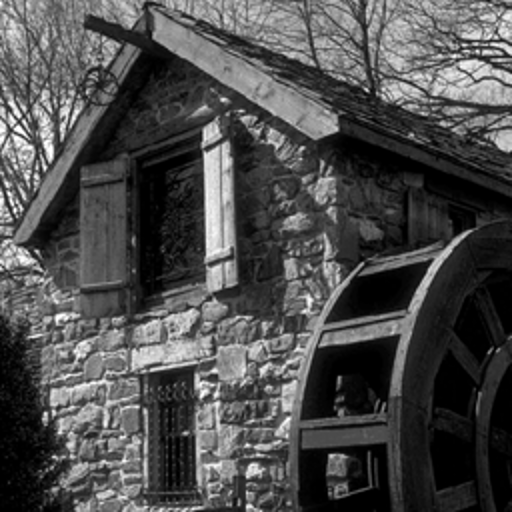
#> input picture TESTImages/A.bmp, 512 x 512 px
$ python -i embedding_howimetyourmark.py   (imports and definitions only)
#> lines starting #> are read from the running program, lines starting #| are printed output that depends on the picture; after the words box and inside, x2 and y2 are one past the last pixel; in counts of white or black regions, pixels touching at a corner belong together
import time
import random
import cv2
import os
import numpy as np
import pywt
from matplotlib import pyplot as plt
from scipy.signal import convolve2d
from math import sqrt
from scipy.ndimage.filters import gaussian_filter
from scipy.signal import medfilt

# Embedding strategy: DWT-SVD with local selection of blocks based on a spatial function and attacks

def wpsnr(img1, img2):
    img1 = np.float32(img1) / 255.0
    img2 = np.float32(img2) / 255.0

    difference = img1 - img2
    same = not np.any(difference)
    if same is True:
        return 9999999
    csf = np.genfromtxt('csf.csv', delimiter=',')
    ew = convolve2d(difference, np.rot90(csf, 2), mode='valid')
    decibels = 20.0 * np.log10(1.0 / sqrt(np.mean(np.mean(ew ** 2))))
    return decibels

def jpeg_compression(img, QF):
    cv2.imwrite('tmp.jpg', img, [int(cv2.IMWRITE_JPEG_QUALITY), QF])
    attacked = cv2.imread('tmp.jpg', 0)
    os.remove('tmp.jpg')
    return attacked

def blur(img, sigma):
    attacked = gaussian_filter(img, sigma)
    return attacked

def awgn(img, std, seed):
    mean = 0.0
    # np.random.seed(seed)
    attacked = img + np.random.normal(mean, std, img.shape)
    attacked = np.clip(attacked, 0, 255)
    return attacked

def sharpening(img, sigma, alpha):
    filter_blurred_f = gaussian_filter(img, sigma)
    attacked = img + alpha * (img - filter_blurred_f)
    return attacked

def median(img, kernel_size):
    attacked = medfilt(img, kernel_size)
    return attacked

def resizing(img, scale):
  from skimage.transform import rescale
  x, y = img.shape
  attacked = rescale(img, scale)
  attacked = rescale(attacked, 1/scale)
  attacked = attacked[:x, :y]
  return attacked

def embedding(original_image, watermark_path="howimetyourmark.npy" ):

#> called with original_image = '../../TESTImages/A.bmp', watermark_path = 'howimetyourmark.npy'
    original_image = cv2.imread(original_image, 0)
#> original_image is the input picture: shape (512, 512); min 0, max 255, mean 76.9

    watermark_size = 1024
    watermark_to_embed = np.load(watermark_path)
#> (reads howimetyourmark_final/howimetyourmark/howimetyourmark.npy from the repository)


    alpha = 4.85  # 8 is the lower limit that can be used
    n_blocks_to_embed = 32
    block_size = 4
    # spatial_functions = ['average', 'median', 'mean', 'max', 'min', 'gaussian', 'laplacian', 'sobel', 'prewitt', 'roberts']
    spatial_function = 'average'
    spatial_weight = 0.33  # 0: no spatial domain, 1: only spatial domain
    attack_weight = 1.0 - spatial_weight


    blocks_to_watermark = []

    blank_image = np.float64(np.zeros((512, 512)))

    start = time.time()

    # [4 lines of commented-out code are left out]

    blur_sigma_values = [0.1, 0.5, 1, 2, [1, 1], [2, 1]]
    for sigma in blur_sigma_values:
        attacked_image_tmp = blur(original_image, sigma)
        blank_image += np.abs(attacked_image_tmp - original_image)
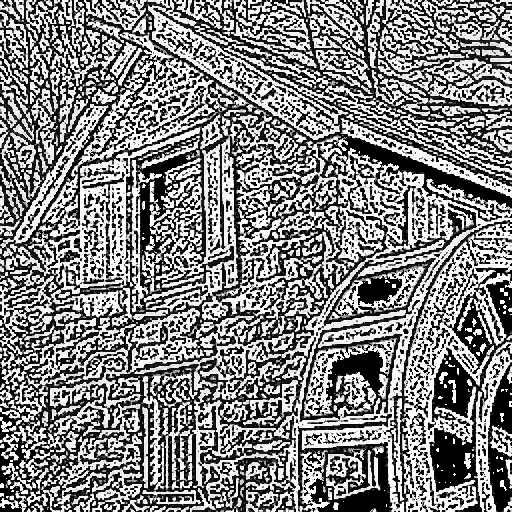
#> blank_image: shape (512, 512) float64; min 0, max 1275, mean 653.1; drawn with min black and max white

    kernel_size = [3, 5, 7, 9, 11]
    for k in kernel_size:
        attacked_image_tmp = median(original_image, k)
        blank_image += np.abs(attacked_image_tmp - original_image)
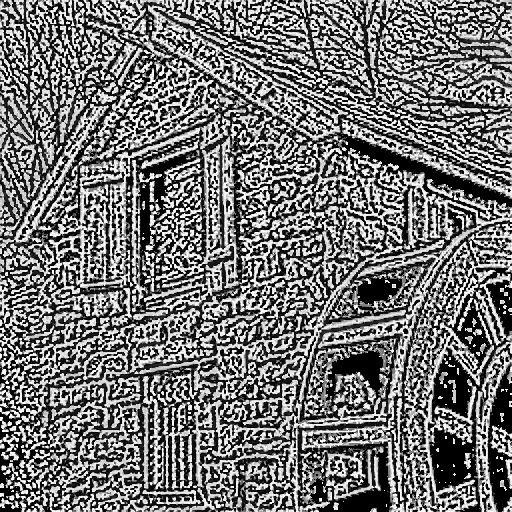
#> blank_image: shape (512, 512) float64; min 0, max 2550, mean 1162.7; drawn with min black and max white

    awgn_std = [0.1, 0.5, 2, 5, 10]
    for std in awgn_std:
        attacked_image_tmp = awgn(original_image, std, 0)
        blank_image += np.abs(attacked_image_tmp - original_image)

    sharpening_sigma_values = [0.1, 0.5, 2, 100]
    sharpening_alpha_values = [0.1, 0.5, 1, 2]
    for sharpening_sigma in sharpening_sigma_values:
        for sharpening_alpha in sharpening_alpha_values:
            attacked_image_tmp = sharpening(original_image, sharpening_sigma, sharpening_alpha)
            blank_image += np.abs(attacked_image_tmp - original_image)
#> this loop made 4 passes
#> pass 2, in sharpening (call 6), `attacked = img + alpha * (img - filter_blurred_f)`:
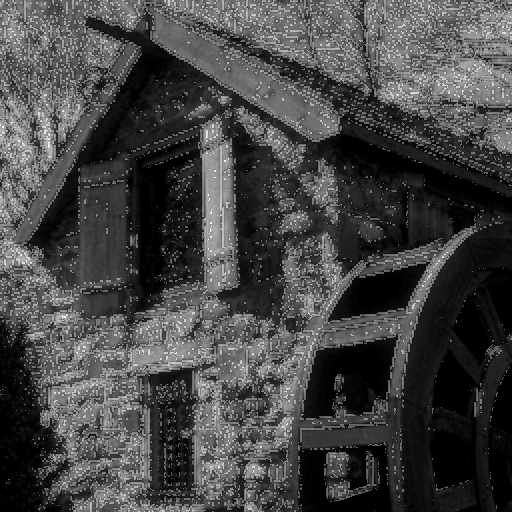
#> attacked: shape (512, 512) float64; min 0, max 361.5, mean 98.6; drawn with min black and max white
#> after the loop:
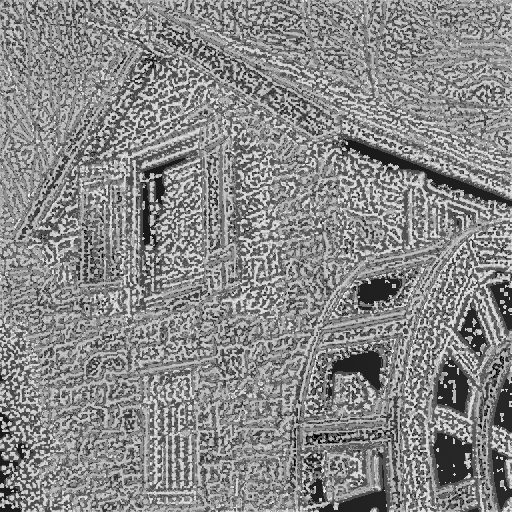
#> blank_image: shape (512, 512) float64; min 11.34, max 3638.6, mean 1957.5; drawn with min black and max white

    resizing_scale_values = [0.5, 0.75, 0.9, 1.1, 1.5]
#> resizing_scale_values = [0.5, 0.75, 0.9, 1.1, 1.5]
    for scale in resizing_scale_values:
        attacked_image_tmp = cv2.resize(original_image, (0, 0), fx=scale, fy=scale)
        attacked_image_tmp = cv2.resize(attacked_image_tmp, (512, 512))
        blank_image += np.abs(attacked_image_tmp - original_image)
#> this loop made 5 passes
#> scale on passes 1 to 5: 0.5, 0.75, 0.9, 1.1, 1.5
#> pass 1, in embedding, `attacked_image_tmp = cv2.resize(original_image, (0, 0), fx=scale, fy=s..`:
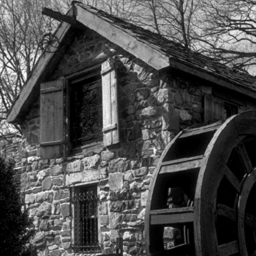
#> attacked_image_tmp: shape (256, 256); min 0, max 255, mean 77.1
#> after the loop:
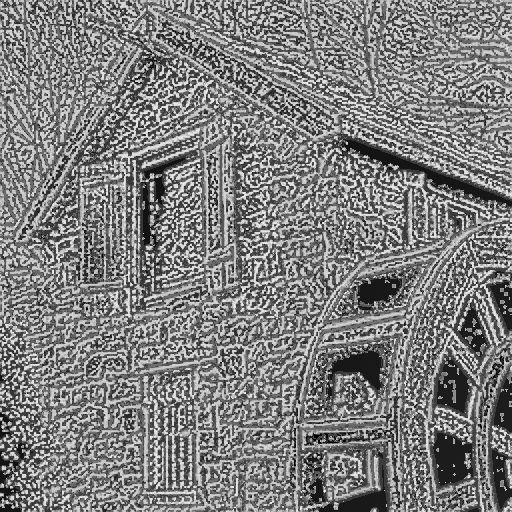
#> blank_image: shape (512, 512) float64; min 12.61, max 4906.3, mean 2457.2; drawn with min black and max white
    #plot blank image
    #plt.imshow(blank_image, cmap='gray')
    #plt.show()

    # end time
    end = time.time()
    #print("[EMBEDDING] Time of attacks for embedding: " + str(end - start))
    #print('[EMBEDDING] Spatial function:', spatial_function)


    # find the min blocks (sum or mean of the 64 elements for each block) using sorting (min is best)

    for i in range(0, original_image.shape[0], block_size):
        for j in range(0, original_image.shape[1], block_size):

            if np.mean(original_image[i:i + block_size, j:j + block_size]) < 230 and np.mean(original_image[i:i + block_size, j:j + block_size]) > 10:
                if spatial_function == 'average':
                    spatial_value = np.average(original_image[i:i + block_size, j:j + block_size])
                elif spatial_function == 'median':
                    spatial_value = np.median(original_image[i:i + block_size, j:j + block_size])
                elif spatial_function == 'mean':
                    spatial_value = np.mean(original_image[i:i + block_size, j:j + block_size])

                block_tmp = {'locations': (i, j),
                             'spatial_value': spatial_value,
                             'attack_value': np.average(blank_image[i:i + block_size, j:j + block_size])
                             }
                blocks_to_watermark.append(block_tmp)
#> after the loop, blocks_to_watermark = 14349 items

    blocks_to_watermark = sorted(blocks_to_watermark, key=lambda k: k['spatial_value'], reverse=True)
    for i in range(len(blocks_to_watermark)):
        blocks_to_watermark[i]['merit'] = i*spatial_weight

    blocks_to_watermark = sorted(blocks_to_watermark, key=lambda k: k['attack_value'], reverse=False)
    for i in range(len(blocks_to_watermark)):
        blocks_to_watermark[i]['merit'] += i*attack_weight

    blocks_to_watermark = sorted(blocks_to_watermark, key=lambda k: k['merit'], reverse=True)

    blank_image = np.float64(np.zeros((512, 512)))

    blocks_to_watermark_final = []
    for i in range(n_blocks_to_embed):
        tmp = blocks_to_watermark.pop()
        blocks_to_watermark_final.append(tmp)
        blank_image[tmp['locations'][0]:tmp['locations'][0] + block_size,
        tmp['locations'][1]:tmp['locations'][1] + block_size] = 1
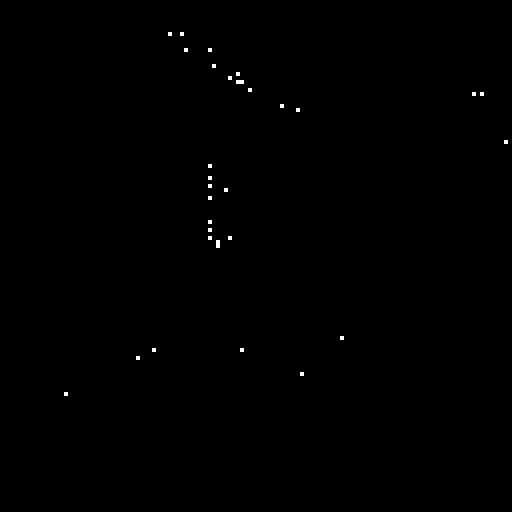
#> blank_image: shape (512, 512) float64; values 0 (black) and 1 (white), 0.2% white; 30 white regions (28 under 20 px), largest, box (x1, y1, x2, y2) and area: (236, 80, 244, 84) 32, (216, 240, 220, 248) 32
#> after the loop, blocks_to_watermark_final = 32 items

    blocks_to_watermark_final = sorted(blocks_to_watermark_final, key=lambda k: k['locations'], reverse=False)

####################################################################################################################

    divisions = original_image.shape[0] / block_size
#> divisions = 128

    shape_LL_tmp = np.floor(original_image.shape[0]/ (2*divisions))
#> shape_LL_tmp = 2
    shape_LL_tmp = np.uint8(shape_LL_tmp)
    watermarked_image=original_image.copy()
    # loops trough x coordinates of blocks_to_watermark_final

    # svd of watermark_to_embed
    watermark_to_embed = watermark_to_embed.reshape(32,32)
    Uwm, Swm, Vwm = np.linalg.svd(watermark_to_embed)

    for i in range(len(blocks_to_watermark_final)):

        x = np.uint16(blocks_to_watermark_final[i]['locations'][0])
        y = np.uint16(blocks_to_watermark_final[i]['locations'][1])

        #get the block from the original image
        block = original_image[x:x + block_size, y:y + block_size]
        #compute the LL of the block
        Coefficients = pywt.wavedec2(block, wavelet='haar', level=1)
        LL_tmp = Coefficients[0]
        # SVD
        Uc, Sc, Vc = np.linalg.svd(LL_tmp)
        Sw = Sc.copy()

        # embedding
        Sw = Sw + Swm[(i*shape_LL_tmp)%32: (shape_LL_tmp+(i*shape_LL_tmp)%32)] * alpha

        LL_new = np.zeros((shape_LL_tmp, shape_LL_tmp))
        LL_new = (Uc).dot(np.diag(Sw)).dot(Vc)
        #compute the new block
        Coefficients[0] = LL_new
        block_new = pywt.waverec2(Coefficients, wavelet='haar')
        #replace the block in the original image
        watermarked_image[x:x + block_size, y:y + block_size] = block_new
#> this loop made 32 passes
#> (x, y, LL_tmp, Uc, Sc, Vc, Sw) on passes 1 to 3: (32, 168, [[294, 298], [275, 290]], [[-0.723, -0.691], [-0.691, 0.723]], [578.7, 5.72], [[-0.696, -0.718], [-0.718, 0.696]], [662.3, 31.3]), (32, 180, [[307.5, 294], [303.5, 300]], [[-0.706, -0.708], [-0.708, 0.706]], [602.6, 5.01], [[-0.717, -0.697], [-0.697, 0.717]], [627.5, 27.98]), (48, 184, [[286.5, 279], [303, 290]], [[-0.69, -0.724], [-0.724, 0.69]], [579.5, 2.51], [[-0.72, -0.694], [0.694, -0.72]], [599.9, 22.17])
#> watermarked_image: shape (512, 512); 0.1% of pixels changed, all inside (x1, y1, x2, y2) = (136, 32, 484, 360)


####################################################################################################################

    watermarked_image = np.uint8(watermarked_image)

    difference = (-watermarked_image + original_image) * np.uint8(blank_image)
    watermarked_image = original_image + difference
    watermarked_image += np.uint8(blank_image)
#> watermarked_image: shape (512, 512); min 0, max 255, mean 76.9

    # Compute quality
    w = wpsnr(original_image, watermarked_image)
#> in wpsnr, `same = not np.any(difference)`: same = False
    print('[EMBEDDING] wPSNR: %.2fdB' % w)

    return watermarked_image

#> (the run stopped early here; a loop or call above may not have finished)
